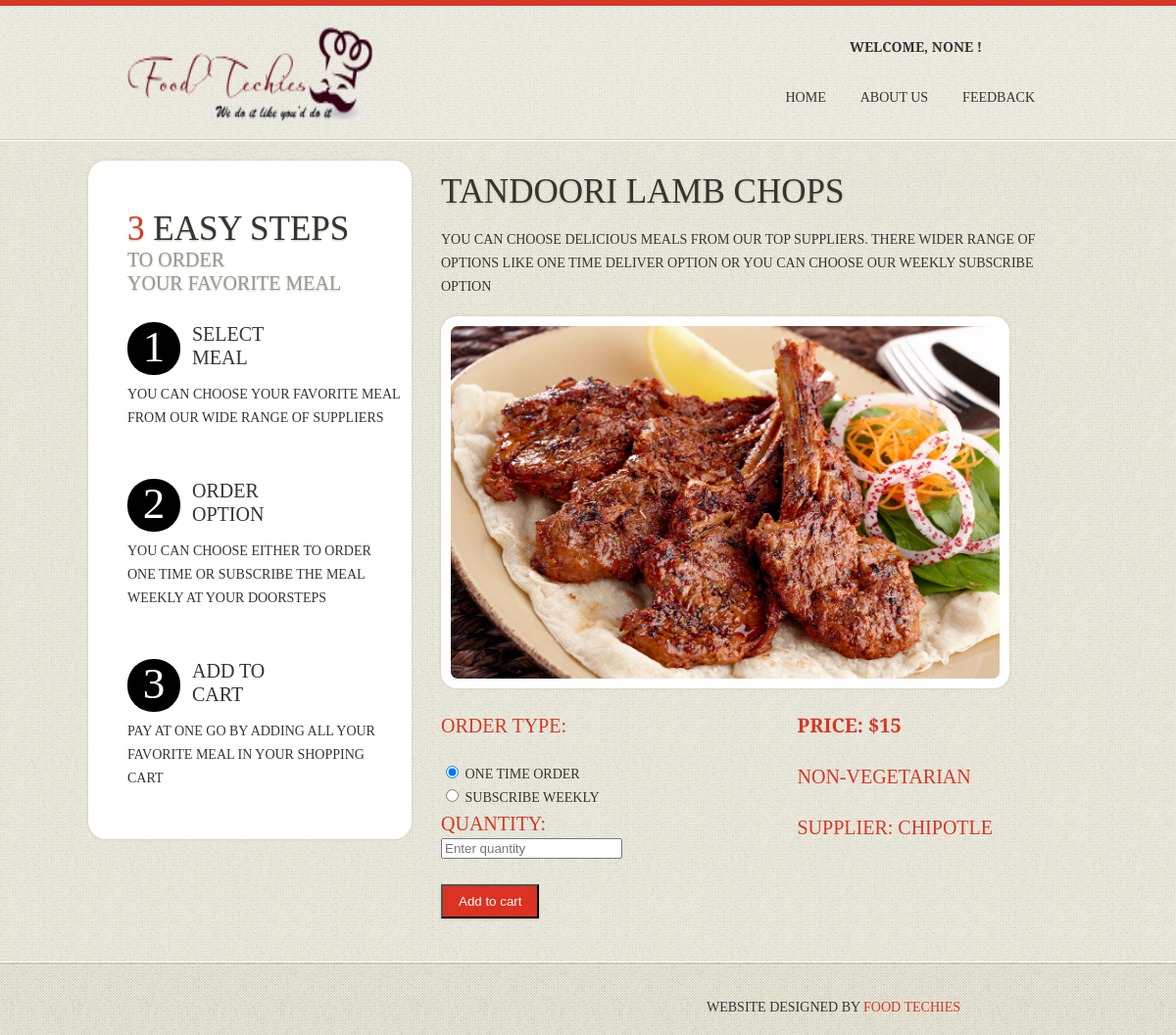
/itemdetails?item_id=2&&supp_id=4, run on the app's committed database.
### tables this page shows
CREATE TABLE SUPPLIER_RECIPE(
	CUSTOMER_ID INTEGER,
    RECIPE_ID INTEGER,
	ITEM_PRICE INTEGER,
        FOREIGN KEY (CUSTOMER_ID) REFERENCES CUSTOMER(CUSTOMER_ID) ON DELETE CASCADE,
        FOREIGN KEY (RECIPE_ID) REFERENCES RECIPE(RECIPE_ID) ON DELETE CASCADE,
        PRIMARY KEY (CUSTOMER_ID, RECIPE_ID));

CREATE TABLE RECIPE(
       RECIPE_ID INTEGER PRIMARY KEY AUTOINCREMENT,
       NAME CHAR(50) UNIQUE NOT NULL,
       TYPE CHAR(20) NOT NULL,
       MAIN_INGREDIENT CHAR(20) NOT NULL,
       RECIPE_IMG TEXT,
       RECIPE_DESC TEXT NOT NULL	
       );

CREATE TABLE CUSTOMER (
        CUSTOMER_ID INTEGER PRIMARY KEY AUTOINCREMENT NOT NULL,
        NAME CHAR(25) NOT NULL,
        ADDRESS CHAR(75) NOT NULL,
        PHONE CHAR(15) NOT NULL,
        EMAIL_ID CHAR(50) NOT NULL,
        PASSWORD CHAR(20) NOT NULL,
        TYPE CHAR(10) NOT NULL);

### mealSystem.py (the view)
@app.route('/itemdetails')
def item_details():
    session['username'] = username
    if session['username'] == '' :
        return redirect(url_for('login'))
    item_id = request.args.get('item_id')
    supp_id = request.args.get('supp_id')
    print supp_id
    conn = sqlite3.connect(DATABASE)
    cursor = conn.cursor()
    cursor.execute('select customer.name,supplier_recipe.item_price,recipe.name,recipe.type,recipe.recipe_img, recipe.recipe_id from customer,supplier_recipe,recipe where recipe.recipe_id = supplier_recipe.recipe_id and supplier_recipe.customer_id = customer.customer_id and supplier_recipe.recipe_id = ? and supplier_recipe.customer_id = ? ',(item_id,supp_id,))
    item_content = cursor.fetchall()
    for i in item_content:
        print i
    return render_template('order_item.html',item_content=item_content, username=username, type=user_type)

### templates/order_item.html (shortened to what this page needs)
<!DOCTYPE html>
{% extends "header.html" %}
{% block body %}
<section id="content">
  <div class="border-horiz"></div>
  <div class="container_12">
    <article class="side-bar extra">
      <h3><strong>3</strong> Easy Steps <em>To order<br>
        your favorite meal</em> </h3>
      <ul class="list-dropcap1">
        <li>
          <div class="wrapper">
            <div class="dropcap">1</div>
            <h4> Select <br>
              Meal</h4>
          </div>
          <p>You can choose your favorite meal from our wide range of suppliers</p>
           </li>
        <li>
          <div class="wrapper">
            <div class="dropcap">2</div>
            <h4>Order <br>
              Option</h4>
          </div>
          <p>You can choose either to order one time or subscribe the meal weekly at your doorsteps</p>
           </li>
        <li>
          <div class="wrapper">
            <div class="dropcap">3</div>
            <h4>Add to <br>
              Cart</h4>
          </div>
          <p>Pay at one go by adding all your favorite meal in your shopping cart</p>
             </li>
      </ul>
    </article>
    <article class="grid_8">
      {% for content in item_content %}
        <h3>{{ content[2] }}</h3>
       <p>You can choose delicious meals from our top suppliers. There wider range of options like one time deliver option or you can choose our weekly subscribe option</p>
      <figure class="box-img"><img src="static/images/{{ content[4] }} " alt="" width="560" height="360" /></figure> </br> </br>
      <table>
          <tr>
              <td>
                  <td>
                  <h4>Order Type: </h4> <br>
                  <input id='one' type="radio" name="order_type" checked="true" value="One time order"> One time Order <br>
                  <input id='week' type="radio" name="order_type" value="Weekly subscription"> Subscribe weekly <br>
                  <h4>Quantity:</h4>
                  <input type="text"  id="quantity" value="" placeholder="Enter quantity">
                  <br>
                <br>
                  <input type="button" class="btn" value="Add to cart" onClick="add_to_cart('{{username}}',{{content[1]}},{{content[5]}}, '{{content[0]}}')">
                  <br>
              </td>
              </td>
              <td>
              </td>
              <td>
              <h4><b>Price: ${{ content[1] }}</b></h4><br>
              <h4>{{ content[3] }}</h4><br>
              <h4>Supplier: {{ content[0] }}</h4>
              </td>
          </tr>
      </table>
      {% endfor %}
    </article>
  </div>
</section>
<footer>
  <div class="main">
    <div class="policy">Website designed by <a href="http://www.templatemonster.com" rel="nofollow">Food Techies</a> </div>
  </div>
</footer>
{% endblock %}

### static/css/style.css (style rules this page uses)
article, aside, audio, canvas, command, datalist, details, embed, figcaption, figure, footer, header, hgroup, keygen, meter, nav, output, progress, section, source, video { display: block; }
body { font-family: 'PT Serif Caption', serif; font-size:14px; line-height:24px; color:#343434; min-width:1020px; background:url(../images/bg-body.gif) #e6e4d7; text-transform:uppercase }
html, body { height:100%; }
p { padding-bottom:18px; }
a { color:#fff; text-decoration:none; }
h2,h3,h4,h5,h6 { font-family: 'PT Serif Caption', serif; font-weight:normal; color:#343434 }
h3 { font-size:35px; line-height:38px; padding:33px 0 18px; text-shadow:0 1px 2px #c5c2a9; }
h3 strong { font-weight:normal;color:#d53827 }
h3 em { color:#999; font-size:20px; line-height:24px; display:block; font-style:normal }
h4 { font-size:20px; line-height:28px; display:block; color:#d53827; }
.main { margin: 0 auto; position: relative; width: 940px; }
#content { position:relative; }
.wrapper { width:100%; overflow:hidden; }
#content { padding:0 0 44px; background:url(../images/tail-cont.gif) }
.border-horiz { background:url(../images/border-horiz.gif) repeat-x 0 0;height:2px }
.box-img { padding:10px; background:#fff; border-radius:16px; -moz-border-radius:16px; -webkit-border-radius:16px; box-shadow:0 0 3px #c5c2a9; -moz-box-shadow: 0 0 3px #c5c2a9; -webkit-box-shadow:0 0 3px #c5c2a9; display:inline-block }
.box-img img { border-radius:7px; -moz-border-radius:7px; -webkit-border-radius:7px; }
.dropcap { float:left;width:54px; background:#d53827; border-radius:26px; -moz-border-radius:26px; -webkit-border-radius:26px; font-size:45px; line-height:48px; text-transform:uppercase; color:#fff; text-align:center; padding:1px 0 5px; margin:0 12px 18px 0 }
.list-dropcap1 { padding-top:10px }
.list-dropcap1 .dropcap { background:#000;margin-bottom:8px }
.list-dropcap1 li { padding-bottom:32px }
.list-dropcap1 h4 { color:#343434;line-height:24px }
.side-bar { width:280px; float:left; margin:20px 20px 0 -30px; padding:0 10px 7px 40px; background:#fff; border-radius:18px; -moz-border-radius:18px; -webkit-border-radius:18px; box-shadow:0 0 3px #c5c2a9; -moz-box-shadow: 0 0 3px #c5c2a9; -webkit-box-shadow:0 0 3px #c5c2a9; }
.side-bar.extra { padding:18px 10px 0 40px }
.btn { display:inline-block; color:#fff; padding:8px 16px; background:#db3222; -webkit-transition: all 0.3s ease; -moz-transition: all 0.3s ease; -o-transition: all 0.3s ease; transition: all 0.3s ease; box-shadow:0 1px 2px #c5c2a9; -moz-box-shadow: 0 1px 2px #c5c2a9; -webkit-box-shadow:0 1px 2px #c5c2a9; }
footer { position:relative; padding:31px 0 20px; background:url(../images/tail-bg-footer.gif) repeat-x 0 0; }
.policy { float:right; display:block; font-size:14px; color:#343434; line-height:16px; text-decoration:none; padding:8px 90px 0 0; }
.policy a { color:#d53827; text-decoration:none; }

### static/css/grid.css (style rules this page uses)
.container_12 { margin-left: auto; margin-right: auto; width: 960px; }
.grid_1, .grid_2, .grid_3, .grid_4, .grid_5, .grid_6, .grid_7, .grid_8, .grid_9, .grid_10, .grid_11, .grid_12 { display:inline; float: left; position: relative; margin-left: 10px; margin-right: 10px; }
.container_12 .grid_8 { width:620px; }

### data on the page
SUPPLIER_RECIPE: NAME "TANDOORI LAMB CHOPS", RECIPE_IMG (picture), ITEM_PRICE "15", TYPE "NON-VEGETARIAN", NAME "CHIPOTLE"

### other printed values
{{ username }} "NONE"
